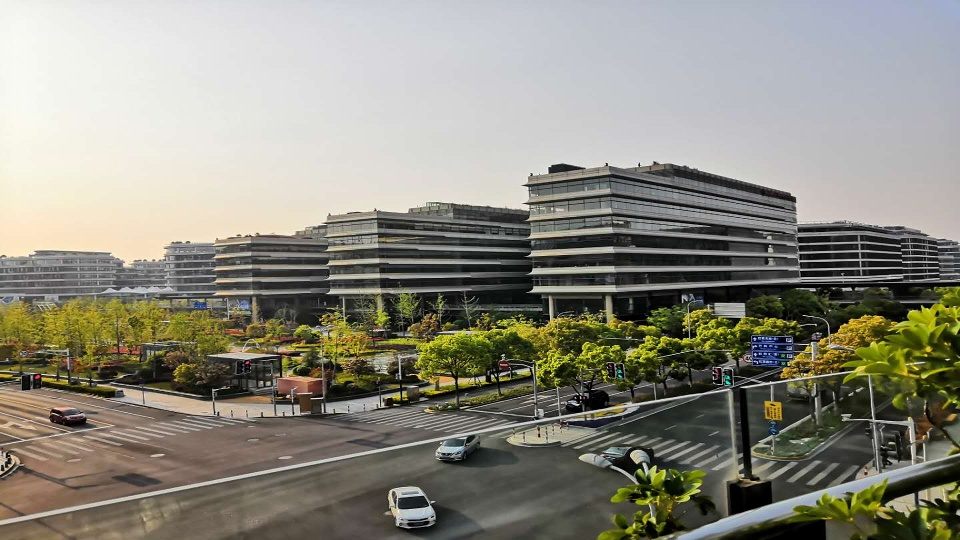
#> input picture img/1.jpg, 960 x 540 px
$ python 4_7.py
#> lines starting #> are read from the running program, lines starting #| are printed output that depends on the picture; after the words box and inside, x2 and y2 are one past the last pixel; in counts of white or black regions, pixels touching at a corner belong together
import cv2 as cv
import numpy as np
from matplotlib import pyplot as plt
# [5 lines of commented-out code are left out]
T=[100,200]
def edge1(x):
    T[0] = x
def edge2(y):
    T[1] = y
img = cv.imread("./img/1.jpg",0)
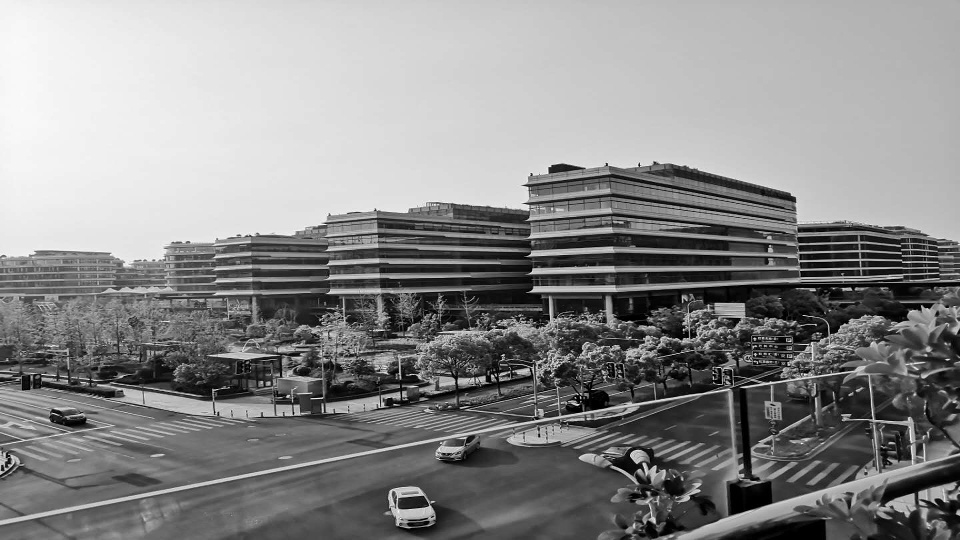
#> img: shape (540, 960); min 0, max 255, mean 137.8
cv.namedWindow("imshow")
cv.createTrackbar("minval","imshow",0,255,edge1)
cv.createTrackbar("maxval","imshow",0,255,edge2)

while True:
    edges = cv.Canny(img,T[0],T[1])
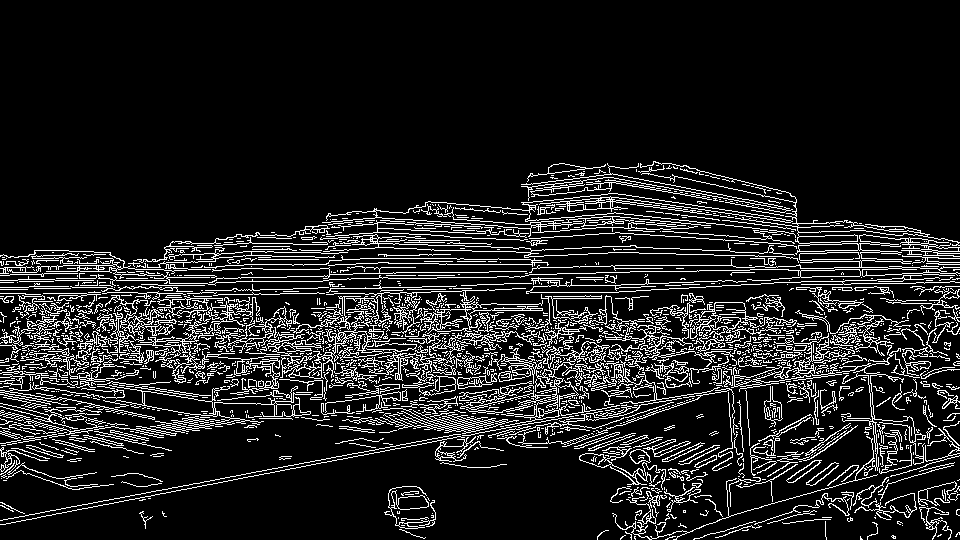
#> edges: shape (540, 960); 12.4% white in thin lines or dots, all inside (x1, y1, x2, y2) = (0, 161, 960, 540)
    cv.imshow("imshow",edges)
    k = cv.waitKey(1)&0xFF
#> (key Esc is pressed here)
    if k == 27:
        break

cv.destroyAllWindows()
